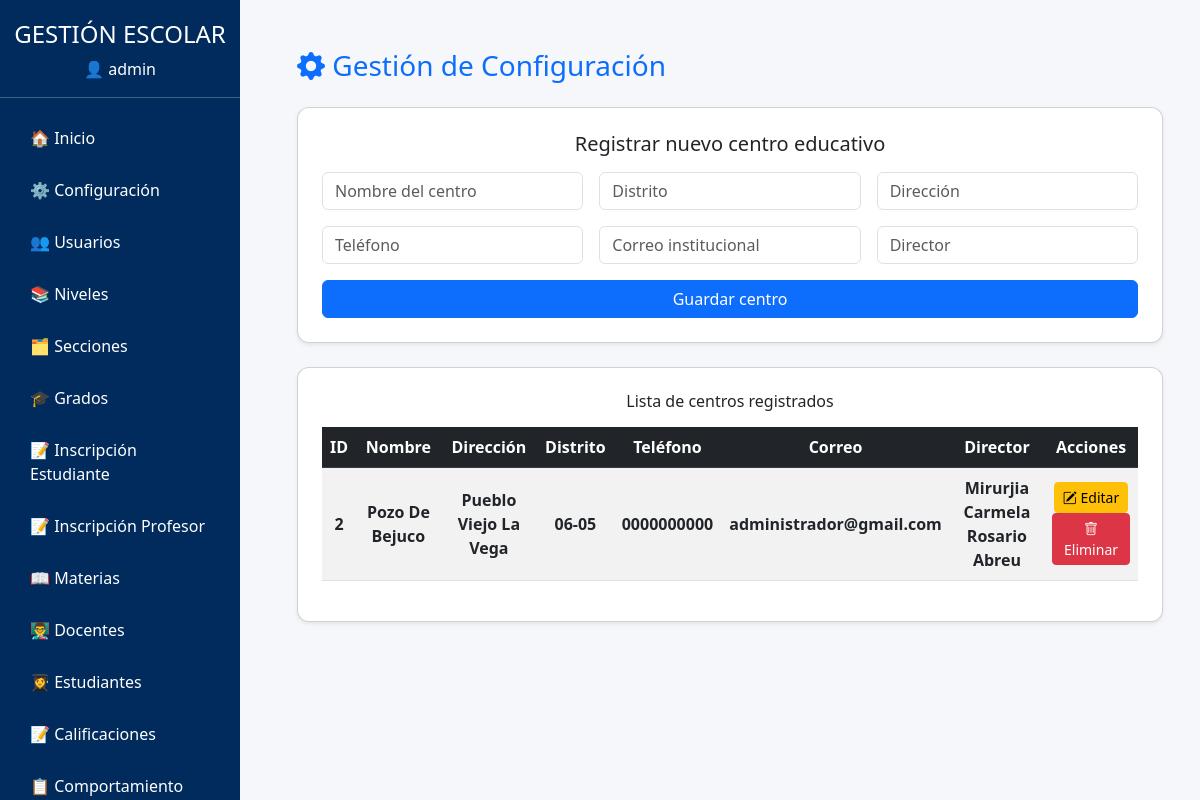
The page /principal.php?seccion=configuracion (signed in) on the database its author committed.
### tables this page shows
CREATE TABLE `configuracion` (
  `id` int(11) NOT NULL,
  `nombre_centro` varchar(150) NOT NULL,
  `direccion` varchar(200) NOT NULL,
  `distrito` varchar(100) NOT NULL,
  `telefono` varchar(20) DEFAULT NULL,
  `correo` varchar(150) DEFAULT NULL,
  `director` varchar(100) DEFAULT NULL,
  `fecha_creacion` date DEFAULT curdate()
);

### configuracion/configuracion.php (the view, shortened to what this page needs)
<?php
include(__DIR__ . "/../conexion/conexion.php");
$sql = "SELECT * FROM configuracion ORDER BY id ASC";
$result = $conn->query($sql);
?>
<div class="container mt-4">
    <h3 class="mb-4 text-primary"><i class="bi bi-gear-fill"></i> Gestión de Configuración</h3>
    <div class="card shadow-sm p-4 mb-4">
        <h5 class="mb-3">Registrar nuevo centro educativo</h5>
        <form method="POST" class="row g-3">
            <div class="col-md-4">
                <input type="text" name="nombre_centro" class="form-control" placeholder="Nombre del centro" required>
            </div>
            <div class="col-md-4">
                <input type="text" name="distrito" class="form-control" placeholder="Distrito" required>
            </div>
            <div class="col-md-4">
                <input type="text" name="direccion" class="form-control" placeholder="Dirección" required>
            </div>
            <div class="col-md-4">
                <input type="text" name="telefono" class="form-control" placeholder="Teléfono">
            </div>
            <div class="col-md-4">
                <input type="email" name="correo" class="form-control" placeholder="Correo institucional">
            </div>
            <div class="col-md-4">
                <input type="text" name="director" class="form-control" placeholder="Director">
            </div>
            <div class="col-12 text-end">
                <button type="submit" class="btn btn-primary w-100">Guardar centro</button>
            </div>
        </form>
    </div>
    <div class="card shadow-sm p-4">
        <h6 class="mb-3">Lista de centros registrados</h6>
        <table class="table table-striped table-hover align-middle">
            <thead class="table-dark">
                <tr>
                    <th>ID</th>
                    <th>Nombre</th>
                    <th>Dirección</th>
                    <th>Distrito</th>
                    <th>Teléfono</th>
                    <th>Correo</th>
                    <th>Director</th>
                    <th class="text-center">Acciones</th>
                </tr>
            </thead>
            <tbody>
                <?php while($row = $result->fetch_assoc()) { ?>
                <tr>
                    <td><?php echo $row['id']; ?></td>
                    <td><?php echo htmlspecialchars($row['nombre_centro']); ?></td>
                    <td><?php echo htmlspecialchars($row['direccion']); ?></td>
                    <td><?php echo htmlspecialchars($row['distrito']); ?></td>
                    <td><?php echo htmlspecialchars($row['telefono']); ?></td>
                    <td><?php echo htmlspecialchars($row['correo']); ?></td>
                    <td><?php echo htmlspecialchars($row['director']); ?></td>
                    <td class="text-center">
                        <form method="POST" class="d-inline">
                            <button type="submit" class="btn btn-warning btn-sm">
                                <i class="bi bi-pencil-square"></i> Editar
                            </button>
                        </form>
                        <a href="principal.php?seccion=configuracion&eliminar=<?php echo $row['id']; ?>"
                           class="btn btn-danger btn-sm"
                           onclick="return confirm('¿Seguro que deseas eliminar este centro?');">
                           <i class="bi bi-trash"></i> Eliminar
                        </a>
                    </td>
                </tr>
                <?php } ?>
            </tbody>
        </table>
    </div>
</div>

### principal.php (style rules this page uses)
body { background-color: #f5f7fa; }
.card { border-radius: 12px; box-shadow: 0 2px 8px rgba(0,0,0,0.1); text-align: center; font-weight: bold; }

### rows shown on the page
configuracion: id "2", nombre_centro "Pozo De Bejuco", direccion "Pueblo Viejo La Vega", distrito "06-05", telefono "0000000000", correo "administrador@gmail.com", director "Mirurjia Carmela Rosario Abreu"

### other values the page prints
$nombre "admin"
